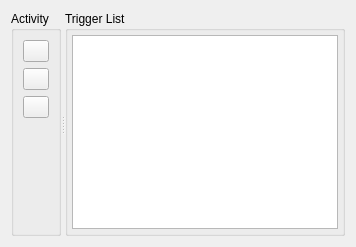
                 <widget class="QWidget" name="tab_triggers">
                  <attribute name="title">
                   <string>Triggers</string>
                  </attribute>
                  <layout class="QHBoxLayout" name="horizontalLayout_15">
                   <item>
                    <widget class="QSplitter" name="splitter_6">
                     <property name="orientation">
                      <enum>Qt::Horizontal</enum>
                     </property>
                     <widget class="QGroupBox" name="groupBox_spawning_actions_3">
                      <property name="maximumSize">
                       <size>
                        <width>50</width>
                        <height>16777215</height>
                       </size>
                      </property>
                      <property name="title">
                       <string>Activity</string>
                      </property>
                      <layout class="QVBoxLayout" name="verticalLayout_5">
                       <property name="spacing">
                        <number>6</number>
                       </property>
                       <property name="margin">
                        <number>9</number>
                       </property>
                       <item>
                        <widget class="QPushButton" name="pushButton_addTrigger">
                         <property name="toolTip">
                          <string>Add a new trigger</string>
                         </property>
                         <property name="text">
                          <string/>
                         </property>
                         <property name="icon">
                          <iconset resource="editor.qrc">
                           <normaloff>:/Editor/Resources/icons/PNG/onebit_31.png</normaloff>:/Editor/Resources/icons/PNG/onebit_31.png</iconset>
                         </property>
                         <property name="iconSize">
                          <size>
                           <width>20</width>
                           <height>20</height>
                          </size>
                         </property>
                         <property name="flat">
                          <bool>false</bool>
                         </property>
                        </widget>
                       </item>
                       <item>
                        <widget class="QPushButton" name="pushButton_removeTrigger">
                         <property name="toolTip">
                          <string>Remove selected trigger</string>
                         </property>
                         <property name="text">
                          <string/>
                         </property>
                         <property name="icon">
                          <iconset resource="editor.qrc">
                           <normaloff>:/Editor/Resources/icons/PNG/onebit_32.png</normaloff>:/Editor/Resources/icons/PNG/onebit_32.png</iconset>
                         </property>
                         <property name="iconSize">
                          <size>
                           <width>20</width>
                           <height>20</height>
                          </size>
                         </property>
                        </widget>
                       </item>
                       <item>
                        <widget class="QPushButton" name="pushButton_selectTrigger">
                         <property name="toolTip">
                          <string>Display selected trigger properties</string>
                         </property>
                         <property name="text">
                          <string/>
                         </property>
                         <property name="icon">
                          <iconset resource="editor.qrc">
                           <normaloff>:/Editor/Resources/icons/PNG/onebit_27.png</normaloff>:/Editor/Resources/icons/PNG/onebit_27.png</iconset>
                         </property>
                         <property name="iconSize">
                          <size>
                           <width>20</width>
                           <height>20</height>
                          </size>
                         </property>
                        </widget>
                       </item>
                       <item>
                        <spacer name="verticalSpacer_10">
                         <property name="orientation">
                          <enum>Qt::Vertical</enum>
                         </property>
                         <property name="sizeHint" stdset="0">
                          <size>
                           <width>20</width>
                           <height>106</height>
                          </size>
                         </property>
                        </spacer>
                       </item>
                      </layout>
                     </widget>
                     <widget class="QGroupBox" name="groupBox_triggerlist">
                      <property name="title">
                       <string>Trigger List</string>
                      </property>
                      <layout class="QHBoxLayout" name="horizontalLayout_13">
                       <property name="margin">
                        <number>4</number>
                       </property>
                       <item>
                        <widget class="QTableView" name="tableViewTriggerList">
                         <property name="selectionMode">
                          <enum>QAbstractItemView::SingleSelection</enum>
                         </property>
                         <property name="selectionBehavior">
                          <enum>QAbstractItemView::SelectRows</enum>
                         </property>
                        </widget>
                       </item>
                      </layout>
                     </widget>
                    </widget>
                   </item>
                  </layout>
                 </widget>
